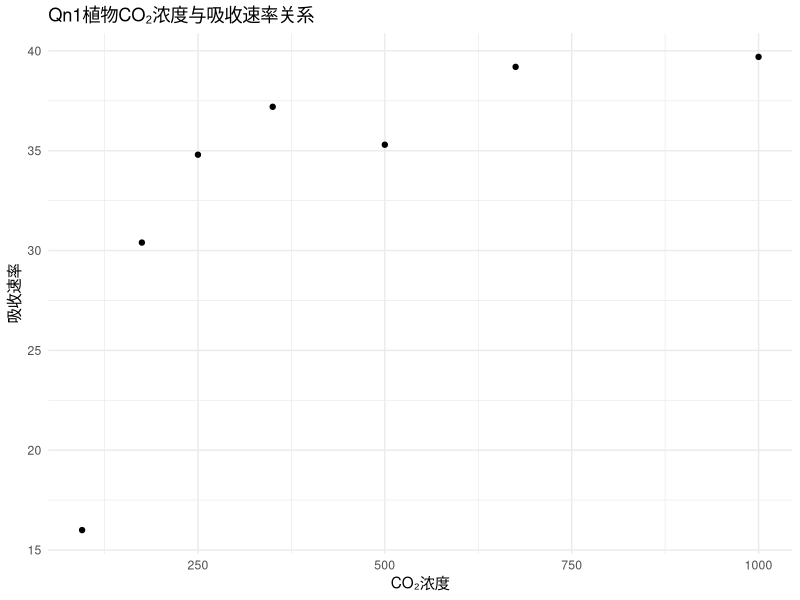
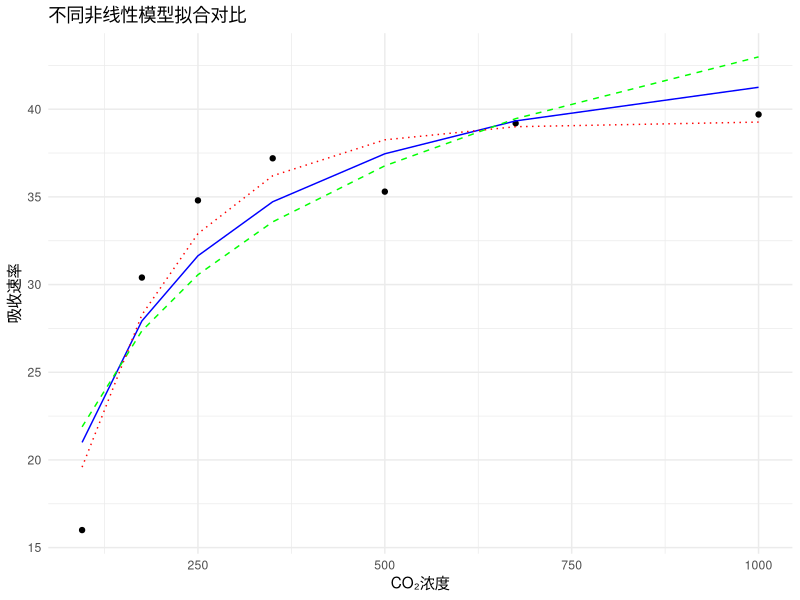

Generate these figures, in order, with R:
data(CO2)
library(ggplot2)
df <- subset(CO2, Plant == "Qn1")
head(df)
ggplot(df, aes(x = conc, y = uptake)) +
  geom_point() +
  labs(title = "Qn1植物CO₂浓度与吸收速率关系", x = "CO₂浓度", y = "吸收速率") +
  theme_minimal()
mm_model <- nls(uptake ~ Vmax * conc / (K + conc),
                data = df,
                start = list(Vmax = 40, K = 300))
summary(mm_model)
log_model <- nls(uptake ~ a + b * log(conc),
                 data = df,
                 start = list(a = 0, b = 1))
summary(log_model)
exp_model <- nls(uptake ~ a * (1 - exp(-b * conc)),
                 data = df,
                 start = list(a = 30, b = 0.01))
summary(exp_model)
calc_r2 <- function(model, data) {
  y <- data$uptake
  y_pred <- predict(model)
  1 - sum((y - y_pred)^2) / sum((y - mean(y))^2)
}

cat("Michaelis-Menten R²:", round(calc_r2(mm_model, df), 3), "\n")
cat("Log 模型 R²:", round(calc_r2(log_model, df), 3), "\n")
cat("指数饱和 R²:", round(calc_r2(exp_model, df), 3), "\n")
df$mm_fit <- predict(mm_model)
df$log_fit <- predict(log_model)
df$exp_fit <- predict(exp_model)

ggplot(df, aes(x = conc, y = uptake)) +
  geom_point(color = "black") +
  geom_line(aes(y = mm_fit), color = "blue", linetype = "solid") +
  geom_line(aes(y = log_fit), color = "green", linetype = "dashed") +
  geom_line(aes(y = exp_fit), color = "red", linetype = "dotted") +
  labs(title = "不同非线性模型拟合对比",
       x = "CO₂浓度", y = "吸收速率") +
  theme_minimal() +
  scale_color_manual(values = c("blue", "green", "red"))
